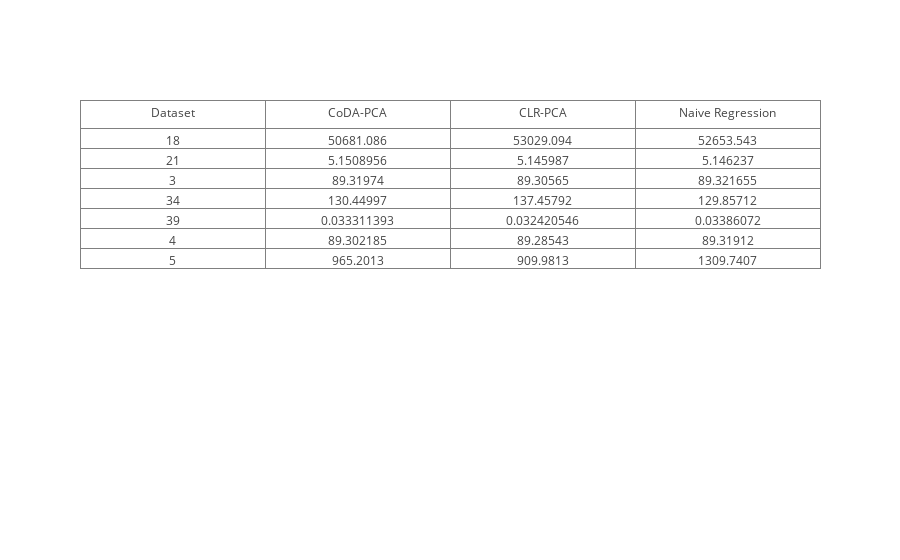

The cell this chart's notebook holds for it:
### Code cell
#note: plotly code works fine, but gives a jupyter warning when saving with a rendered table

import plotly.graph_objs as go
from plotly.offline import download_plotlyjs, init_notebook_mode, plot, iplot


init_notebook_mode(connected=True)


table_rows = []
for key in score_dict.keys():
    mean_scores = list(map(np.mean, score_dict[key]))
    table_rows.append([key,*mean_scores])
    
results = [go.Table(
    header=dict(values=["Dataset","CoDA-PCA", "CLR-PCA", "Naive Regression"]),
    cells=dict(values=np.array(table_rows).T))]

iplot(results, filename = 'basic_table')

### Figure 1 — Plotly figure (JSON) as saved in the notebook; plotly's stock layout.template omitted (floating-point values rounded to 4 significant figures)
{"data": [{"cells": {"values": [["18", "21", "3", "34", "39", "4", "5"], ["50681.086", "5.1508956", "89.31974", "130.44997", "0.033311393", "89.302185", "965.2013"], ["53029.094", "5.145987", "89.30565", "137.45792", "0.032420546", "89.28543", "909.9813"], ["52653.543", "5.146237", "89.321655", "129.85712", "0.03386072", "89.31912", "1309.7407"]]}, "header": {"values": ["Dataset", "CoDA-PCA", "CLR-PCA", "Naive Regression"]}, "type": "table", "uid": "530c5593-3a09-49ef-97b5-6c3ccafce33e"}], "layout": {}}
